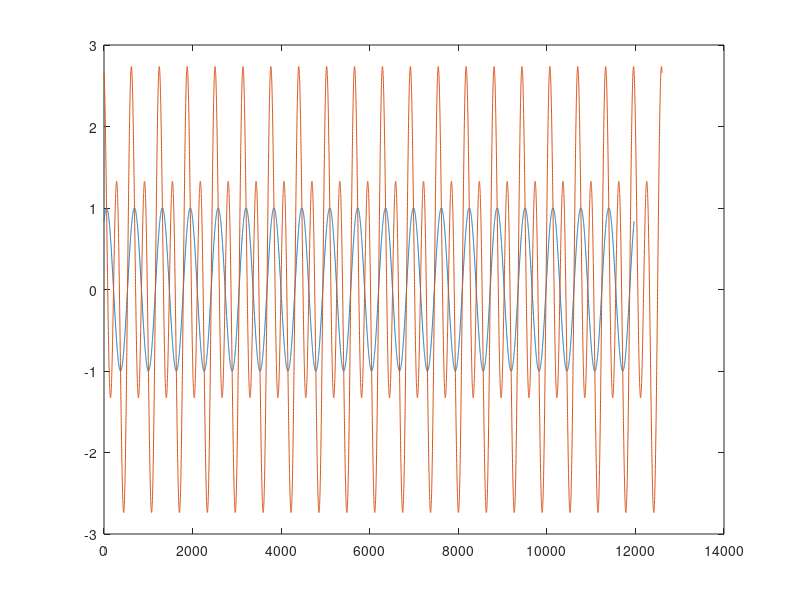

The MATLAB script that drew this image:
% Fast Fourier Series Coefficients
% Targets specific frequencies and samples on the period of the lowest harmonic
% 2016, Jeremy Dahan at Centre Automatique et Systemes, and at Trublion

f0 = 70.; % frequency of the lowest mode
fs = 44100; % Sampling frequency
m = 1; % Mode of interest
f = 1*m*f0; % frequency of interest
N0 = floor(fs/f0); % Number of samples

DURATION = 20;
T = 0:1/fs:DURATION*(N0/fs);

signal1 =   1.*sin(2.*pi*f0*T + 1.);
signal2 =   2*sin(2.*pi*(2.*f0)*T + 2);
signal3 =   0*2.*sin(2.*pi*(3.*f0)*T + 0.5);
noise1  =   0*1.0*sin(2.*pi*(7.231*f0)*T + normrnd(0,1,1,1));
noise2  =   0*2.0*sin(2.*pi*(30.231*f0)*T + normrnd(0,1,1,1));
noise3  =   0.*normrnd(0,1, 1, length(T));
hum1    =   0.*sin(2.*pi*(50)*T + normrnd(0,1,1,1));
hum2    =   0.*sin(2.*pi*(100)*T + normrnd(0,1,1,1));

totalSignal = signal1 + signal2 + signal3  + noise1 + noise2 + noise3 + hum1 + hum2;


sequence = 1:1:(DURATION)*N0+1;


YAmplitude = zeros(1,(DURATION-1)*N0);
YPhase = zeros(1,(DURATION-1)*N0);

expSignal = exp(-1i*2.*pi*f*sequence/fs);

signalTimesComplexExponential = totalSignal .* expSignal;

s = sum(signalTimesComplexExponential(1:(N0)));

for index = sequence(1:(DURATION-1)*N0)
    s = s - signalTimesComplexExponential(index) + signalTimesComplexExponential(index+N0);
    YAmplitude(index) = abs(s)*2/N0;
    YPhase(index) = angle(s) + pi/2;
end


%plot(YAmplitude)
%plot(YPhase)

% Useful to check that the output can be used as a phase lock mechanism

resynthedSignal = zeros(1,(DURATION-1)*N0);

for index = sequence(1:(DURATION-1)*N0)
    resynthedSignal(index) = YAmplitude(index)*sin(2.*pi*f*index/fs + YPhase(index));
end

plot(resynthedSignal);
hold on
plot(totalSignal);